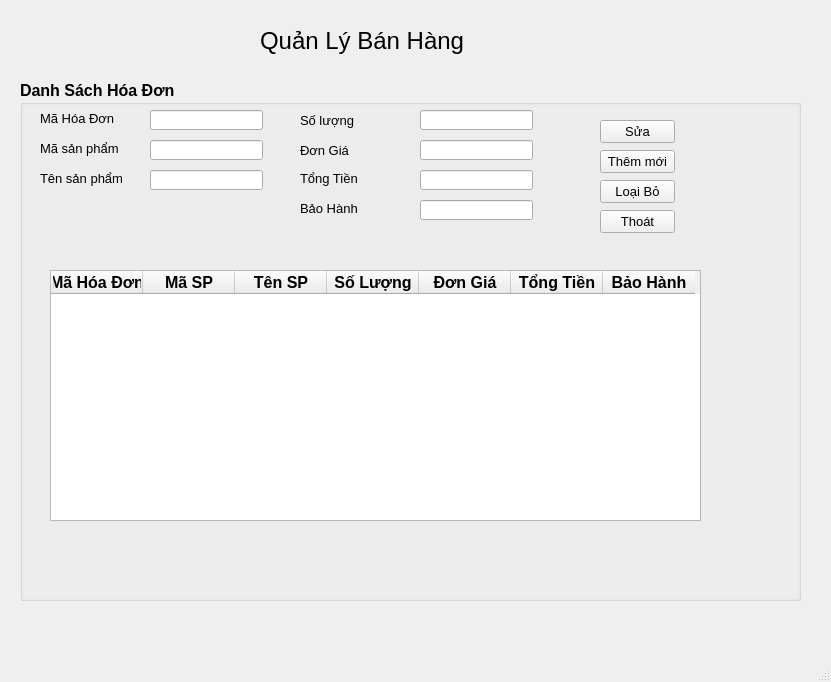
<?xml version="1.0" encoding="UTF-8"?>
<ui version="4.0">
 <class>MainWindow</class>
 <widget class="QMainWindow" name="MainWindow">
  <property name="geometry">
   <rect>
    <x>0</x>
    <y>0</y>
    <width>831</width>
    <height>682</height>
   </rect>
  </property>
  <property name="windowTitle">
   <string>MainWindow</string>
  </property>
  <widget class="QWidget" name="centralwidget">
   <widget class="QLabel" name="label">
    <property name="geometry">
     <rect>
      <x>260</x>
      <y>10</y>
      <width>391</width>
      <height>61</height>
     </rect>
    </property>
    <property name="font">
     <font>
      <pointsize>18</pointsize>
     </font>
    </property>
    <property name="text">
     <string>Quản Lý Bán Hàng</string>
    </property>
   </widget>
   <widget class="QGroupBox" name="hoadobanhang">
    <property name="geometry">
     <rect>
      <x>20</x>
      <y>80</y>
      <width>781</width>
      <height>521</height>
     </rect>
    </property>
    <property name="font">
     <font>
      <pointsize>12</pointsize>
      <weight>75</weight>
      <bold>true</bold>
     </font>
    </property>
    <property name="title">
     <string>Danh Sách Hóa Đơn</string>
    </property>
    <widget class="QLabel" name="label_2">
     <property name="geometry">
      <rect>
       <x>20</x>
       <y>30</y>
       <width>91</width>
       <height>16</height>
      </rect>
     </property>
     <property name="font">
      <font>
       <pointsize>10</pointsize>
       <weight>50</weight>
       <bold>false</bold>
      </font>
     </property>
     <property name="text">
      <string>Mã Hóa Đơn</string>
     </property>
    </widget>
    <widget class="QLineEdit" name="txtMaHD">
     <property name="geometry">
      <rect>
       <x>130</x>
       <y>30</y>
       <width>113</width>
       <height>20</height>
      </rect>
     </property>
    </widget>
    <widget class="QLabel" name="label_3">
     <property name="geometry">
      <rect>
       <x>20</x>
       <y>60</y>
       <width>101</width>
       <height>16</height>
      </rect>
     </property>
     <property name="font">
      <font>
       <pointsize>10</pointsize>
       <weight>50</weight>
       <bold>false</bold>
      </font>
     </property>
     <property name="text">
      <string>Mã sản phẩm</string>
     </property>
    </widget>
    <widget class="QLineEdit" name="txtMaSP">
     <property name="geometry">
      <rect>
       <x>130</x>
       <y>60</y>
       <width>113</width>
       <height>20</height>
      </rect>
     </property>
    </widget>
    <widget class="QLineEdit" name="txtTenSP">
     <property name="geometry">
      <rect>
       <x>130</x>
       <y>90</y>
       <width>113</width>
       <height>20</height>
      </rect>
     </property>
     <property name="text">
      <string/>
     </property>
    </widget>
    <widget class="QLabel" name="label_4">
     <property name="geometry">
      <rect>
       <x>20</x>
       <y>90</y>
       <width>101</width>
       <height>16</height>
      </rect>
     </property>
     <property name="font">
      <font>
       <pointsize>10</pointsize>
       <weight>50</weight>
       <bold>false</bold>
      </font>
     </property>
     <property name="text">
      <string>Tên sản phẩm</string>
     </property>
    </widget>
    <widget class="QLineEdit" name="txtdongia">
     <property name="geometry">
      <rect>
       <x>400</x>
       <y>60</y>
       <width>113</width>
       <height>20</height>
      </rect>
     </property>
    </widget>
    <widget class="QLabel" name="label_6">
     <property name="geometry">
      <rect>
       <x>280</x>
       <y>60</y>
       <width>111</width>
       <height>20</height>
      </rect>
     </property>
     <property name="font">
      <font>
       <pointsize>10</pointsize>
       <weight>50</weight>
       <bold>false</bold>
      </font>
     </property>
     <property name="text">
      <string>Đơn Giá</string>
     </property>
    </widget>
    <widget class="QLineEdit" name="txtTongtien">
     <property name="geometry">
      <rect>
       <x>400</x>
       <y>90</y>
       <width>113</width>
       <height>20</height>
      </rect>
     </property>
    </widget>
    <widget class="QLabel" name="label_7">
     <property name="geometry">
      <rect>
       <x>280</x>
       <y>90</y>
       <width>101</width>
       <height>16</height>
      </rect>
     </property>
     <property name="font">
      <font>
       <pointsize>10</pointsize>
       <weight>50</weight>
       <bold>false</bold>
      </font>
     </property>
     <property name="text">
      <string>Tổng Tiền</string>
     </property>
    </widget>
    <widget class="QPushButton" name="btnSua">
     <property name="geometry">
      <rect>
       <x>580</x>
       <y>40</y>
       <width>75</width>
       <height>23</height>
      </rect>
     </property>
     <property name="font">
      <font>
       <pointsize>10</pointsize>
       <weight>50</weight>
       <bold>false</bold>
      </font>
     </property>
     <property name="text">
      <string>Sửa</string>
     </property>
    </widget>
    <widget class="QPushButton" name="them">
     <property name="geometry">
      <rect>
       <x>580</x>
       <y>70</y>
       <width>75</width>
       <height>23</height>
      </rect>
     </property>
     <property name="font">
      <font>
       <pointsize>10</pointsize>
       <weight>50</weight>
       <bold>false</bold>
      </font>
     </property>
     <property name="text">
      <string>Thêm mới</string>
     </property>
    </widget>
    <widget class="QPushButton" name="xoa">
     <property name="geometry">
      <rect>
       <x>580</x>
       <y>100</y>
       <width>75</width>
       <height>23</height>
      </rect>
     </property>
     <property name="font">
      <font>
       <pointsize>10</pointsize>
       <weight>50</weight>
       <bold>false</bold>
      </font>
     </property>
     <property name="text">
      <string>Loại Bỏ</string>
     </property>
    </widget>
    <widget class="QPushButton" name="exit">
     <property name="geometry">
      <rect>
       <x>580</x>
       <y>130</y>
       <width>75</width>
       <height>23</height>
      </rect>
     </property>
     <property name="font">
      <font>
       <pointsize>10</pointsize>
       <weight>50</weight>
       <bold>false</bold>
      </font>
     </property>
     <property name="text">
      <string>Thoát</string>
     </property>
    </widget>
    <widget class="QLabel" name="label_9">
     <property name="geometry">
      <rect>
       <x>280</x>
       <y>120</y>
       <width>101</width>
       <height>16</height>
      </rect>
     </property>
     <property name="font">
      <font>
       <pointsize>10</pointsize>
       <weight>50</weight>
       <bold>false</bold>
      </font>
     </property>
     <property name="text">
      <string>Bảo Hành</string>
     </property>
    </widget>
    <widget class="QLabel" name="label_12">
     <property name="geometry">
      <rect>
       <x>280</x>
       <y>30</y>
       <width>111</width>
       <height>20</height>
      </rect>
     </property>
     <property name="font">
      <font>
       <pointsize>10</pointsize>
       <weight>50</weight>
       <bold>false</bold>
      </font>
     </property>
     <property name="text">
      <string>Số lượng</string>
     </property>
    </widget>
    <widget class="QLineEdit" name="txtSoLuong">
     <property name="geometry">
      <rect>
       <x>400</x>
       <y>30</y>
       <width>113</width>
       <height>20</height>
      </rect>
     </property>
    </widget>
    <widget class="QTableWidget" name="tableWidget">
     <property name="geometry">
      <rect>
       <x>30</x>
       <y>190</y>
       <width>651</width>
       <height>251</height>
      </rect>
     </property>
     <property name="columnCount">
      <number>7</number>
     </property>
     <attribute name="horizontalHeaderMinimumSectionSize">
      <number>48</number>
     </attribute>
     <attribute name="horizontalHeaderDefaultSectionSize">
      <number>92</number>
     </attribute>
     <column>
      <property name="text">
       <string>Mã Hóa Đơn</string>
      </property>
     </column>
     <column>
      <property name="text">
       <string>Mã SP</string>
      </property>
     </column>
     <column>
      <property name="text">
       <string>Tên SP</string>
      </property>
     </column>
     <column>
      <property name="text">
       <string>Số Lượng</string>
      </property>
     </column>
     <column>
      <property name="text">
       <string>Đơn Giá</string>
      </property>
     </column>
     <column>
      <property name="text">
       <string>Tổng Tiền</string>
      </property>
     </column>
     <column>
      <property name="text">
       <string>Bảo Hành</string>
      </property>
     </column>
    </widget>
    <widget class="QLineEdit" name="txtBaohanh">
     <property name="geometry">
      <rect>
       <x>400</x>
       <y>120</y>
       <width>113</width>
       <height>20</height>
      </rect>
     </property>
    </widget>
   </widget>
  </widget>
  <widget class="QMenuBar" name="menubar">
   <property name="geometry">
    <rect>
     <x>0</x>
     <y>0</y>
     <width>831</width>
     <height>26</height>
    </rect>
   </property>
  </widget>
  <widget class="QStatusBar" name="statusbar"/>
 </widget>
 <resources/>
 <connections/>
</ui>
